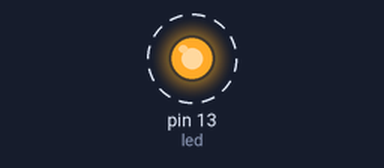
A sketch run on a simulated Arduino Uno, built with avr-gcc and run on an emulated ATmega328P. On the bench: output pins drawn as LEDs (lit = HIGH). Dashed ring = blinking.

Above: at 0.1 s.
Timing chart, 0 to 3.0 s (numbered marks = the images above):
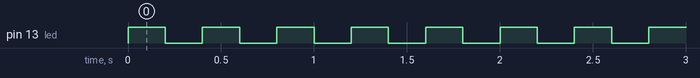

The sketch:

led_test.ino
```cpp
int led = 13;

void setup() {
  // put your setup code here, to run once:
  pinMode(led,OUTPUT);
}

void loop() {
  // put your main code here, to run repeatedly:
  digitalWrite(led,true);
  delay(200);
  digitalWrite(led,false);
  delay(200);

}
```

Measured:
- by itself, pin 13 (led): alternates HIGH for 0.20 s and LOW for 0.20 s
